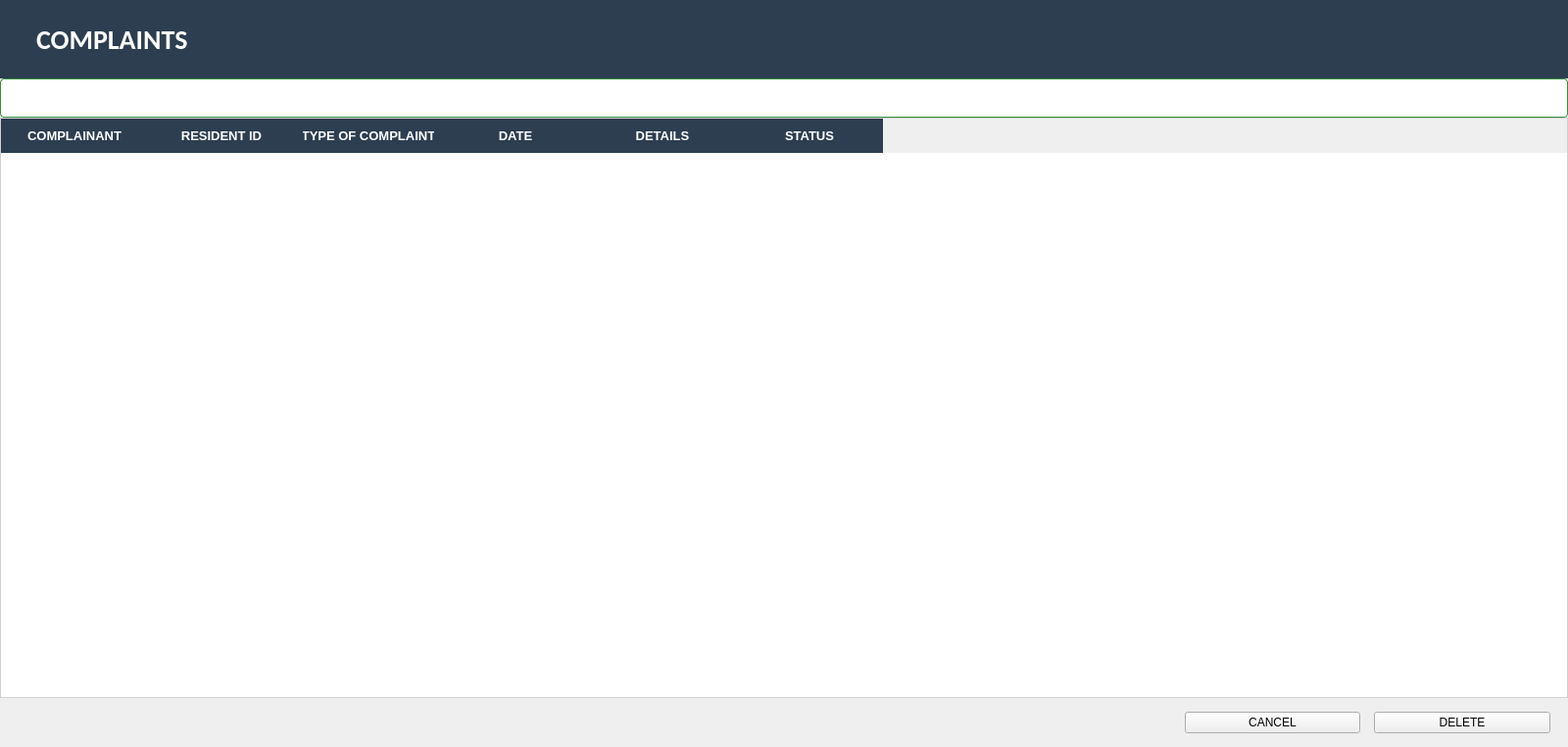
<?xml version="1.0" encoding="UTF-8"?>
<ui version="4.0">
 <class>stackedWidget</class>
 <widget class="QWidget" name="stackedWidget">
  <property name="geometry">
   <rect>
    <x>0</x>
    <y>0</y>
    <width>1600</width>
    <height>762</height>
   </rect>
  </property>
  <property name="windowTitle">
   <string>Form</string>
  </property>
  <layout class="QVBoxLayout" name="verticalLayout_2">
   <property name="spacing">
    <number>0</number>
   </property>
   <property name="leftMargin">
    <number>0</number>
   </property>
   <property name="topMargin">
    <number>0</number>
   </property>
   <property name="rightMargin">
    <number>0</number>
   </property>
   <property name="bottomMargin">
    <number>0</number>
   </property>
   <item>
    <widget class="QWidget" name="widget_2" native="true">
     <property name="maximumSize">
      <size>
       <width>16777215</width>
       <height>80</height>
      </size>
     </property>
     <layout class="QVBoxLayout" name="verticalLayout">
      <property name="spacing">
       <number>0</number>
      </property>
      <property name="leftMargin">
       <number>0</number>
      </property>
      <property name="topMargin">
       <number>0</number>
      </property>
      <property name="rightMargin">
       <number>0</number>
      </property>
      <property name="bottomMargin">
       <number>0</number>
      </property>
      <item>
       <widget class="QWidget" name="residentrequest" native="true">
        <property name="maximumSize">
         <size>
          <width>10000</width>
          <height>80</height>
         </size>
        </property>
        <property name="styleSheet">
         <string notr="true"> background-color: #2c3e50;</string>
        </property>
        <layout class="QVBoxLayout" name="verticalLayout_3">
         <property name="spacing">
          <number>0</number>
         </property>
         <property name="leftMargin">
          <number>37</number>
         </property>
         <property name="topMargin">
          <number>0</number>
         </property>
         <property name="rightMargin">
          <number>0</number>
         </property>
         <property name="bottomMargin">
          <number>0</number>
         </property>
         <item>
          <widget class="QLabel" name="label">
           <property name="font">
            <font>
             <family>Calibri</family>
             <pointsize>21</pointsize>
             <weight>75</weight>
             <bold>true</bold>
            </font>
           </property>
           <property name="styleSheet">
            <string notr="true">color: white;</string>
           </property>
           <property name="text">
            <string>COMPLAINTS</string>
           </property>
          </widget>
         </item>
        </layout>
       </widget>
      </item>
     </layout>
    </widget>
   </item>
   <item>
    <widget class="QWidget" name="complaintsWidget" native="true">
     <layout class="QVBoxLayout" name="verticalLayout_4">
      <property name="spacing">
       <number>0</number>
      </property>
      <property name="leftMargin">
       <number>0</number>
      </property>
      <property name="topMargin">
       <number>0</number>
      </property>
      <property name="rightMargin">
       <number>0</number>
      </property>
      <property name="bottomMargin">
       <number>0</number>
      </property>
      <item>
       <widget class="QLineEdit" name="searchbar">
        <property name="maximumSize">
         <size>
          <width>16777215</width>
          <height>40</height>
         </size>
        </property>
        <property name="styleSheet">
         <string notr="true">QLineEdit {
    background-color: WHITE;
    color: black;
    border: 1px solid #388e3c;
    border-radius: 4px;
    padding: 4px;
    font-weight: bold;
}
</string>
        </property>
       </widget>
      </item>
      <item>
       <widget class="QTableWidget" name="complaints">
        <property name="sizePolicy">
         <sizepolicy hsizetype="Expanding" vsizetype="Preferred">
          <horstretch>0</horstretch>
          <verstretch>0</verstretch>
         </sizepolicy>
        </property>
        <property name="minimumSize">
         <size>
          <width>1600</width>
          <height>0</height>
         </size>
        </property>
        <property name="maximumSize">
         <size>
          <width>1000</width>
          <height>16777215</height>
         </size>
        </property>
        <property name="styleSheet">
         <string notr="true">
QTableWidget {
    background-color: #ffffff;
    gridline-color: #e0e0e0;
    border: 1px solid #d0d0d0;
    font: 12px &quot;Segoe UI&quot;, sans-serif;
    selection-background-color: #337ab7;
    selection-color: #ffffff;
}


QHeaderView::section {
    background-color: #2c3e50;
    color: #ffffff;
    padding: 8px;
    border: 0px solid #34495e;
    font-weight: bold;
    font-size: 13px;
}


QTableWidget::item {
    background-color: #ffffff;
}

QTableWidget::item:alternate {
    background-color: #f7f7f7;
}


QTableWidget::item:hover {
    background-color: #e1f5fe;
}

QTableWidget::item:selected {
    background-color: #337ab7;
    color: #ffffff;
}

QTableWidget::focus {
    outline: none;
}

QTableCornerButton::section {
    background-color: #2c3e50;
    border: 0px;
}</string>
        </property>
        <property name="frameShape">
         <enum>QFrame::StyledPanel</enum>
        </property>
        <property name="autoScrollMargin">
         <number>19</number>
        </property>
        <property name="editTriggers">
         <set>QAbstractItemView::NoEditTriggers</set>
        </property>
        <property name="iconSize">
         <size>
          <width>90</width>
          <height>0</height>
         </size>
        </property>
        <attribute name="horizontalHeaderDefaultSectionSize">
         <number>150</number>
        </attribute>
        <attribute name="verticalHeaderDefaultSectionSize">
         <number>28</number>
        </attribute>
        <column>
         <property name="text">
          <string>COMPLAINANT</string>
         </property>
        </column>
        <column>
         <property name="text">
          <string>RESIDENT ID</string>
         </property>
        </column>
        <column>
         <property name="text">
          <string>TYPE OF COMPLAINT</string>
         </property>
        </column>
        <column>
         <property name="text">
          <string>DATE</string>
         </property>
        </column>
        <column>
         <property name="text">
          <string>DETAILS</string>
         </property>
        </column>
        <column>
         <property name="text">
          <string>STATUS</string>
         </property>
        </column>
       </widget>
      </item>
      <item>
       <widget class="QWidget" name="widget" native="true">
        <property name="maximumSize">
         <size>
          <width>400</width>
          <height>50</height>
         </size>
        </property>
        <property name="layoutDirection">
         <enum>Qt::RightToLeft</enum>
        </property>
        <layout class="QHBoxLayout" name="horizontalLayout">
         <property name="spacing">
          <number>10</number>
         </property>
         <item>
          <widget class="QWidget" name="cancelSub" native="true">
           <property name="maximumSize">
            <size>
             <width>500</width>
             <height>50</height>
            </size>
           </property>
           <property name="layoutDirection">
            <enum>Qt::RightToLeft</enum>
           </property>
           <layout class="QHBoxLayout" name="horizontalLayout_3">
            <property name="spacing">
             <number>14</number>
            </property>
            <property name="leftMargin">
             <number>0</number>
            </property>
            <property name="topMargin">
             <number>0</number>
            </property>
            <property name="bottomMargin">
             <number>0</number>
            </property>
            <item>
             <widget class="QPushButton" name="deletebutton">
              <property name="maximumSize">
               <size>
                <width>200</width>
                <height>16777215</height>
               </size>
              </property>
              <property name="layoutDirection">
               <enum>Qt::RightToLeft</enum>
              </property>
              <property name="text">
               <string>DELETE</string>
              </property>
             </widget>
            </item>
            <item>
             <widget class="QPushButton" name="cancel">
              <property name="maximumSize">
               <size>
                <width>200</width>
                <height>16777215</height>
               </size>
              </property>
              <property name="layoutDirection">
               <enum>Qt::RightToLeft</enum>
              </property>
              <property name="styleSheet">
               <string notr="true"/>
              </property>
              <property name="text">
               <string>CANCEL</string>
              </property>
             </widget>
            </item>
           </layout>
          </widget>
         </item>
        </layout>
       </widget>
      </item>
     </layout>
    </widget>
   </item>
  </layout>
 </widget>
 <resources/>
 <connections/>
</ui>
